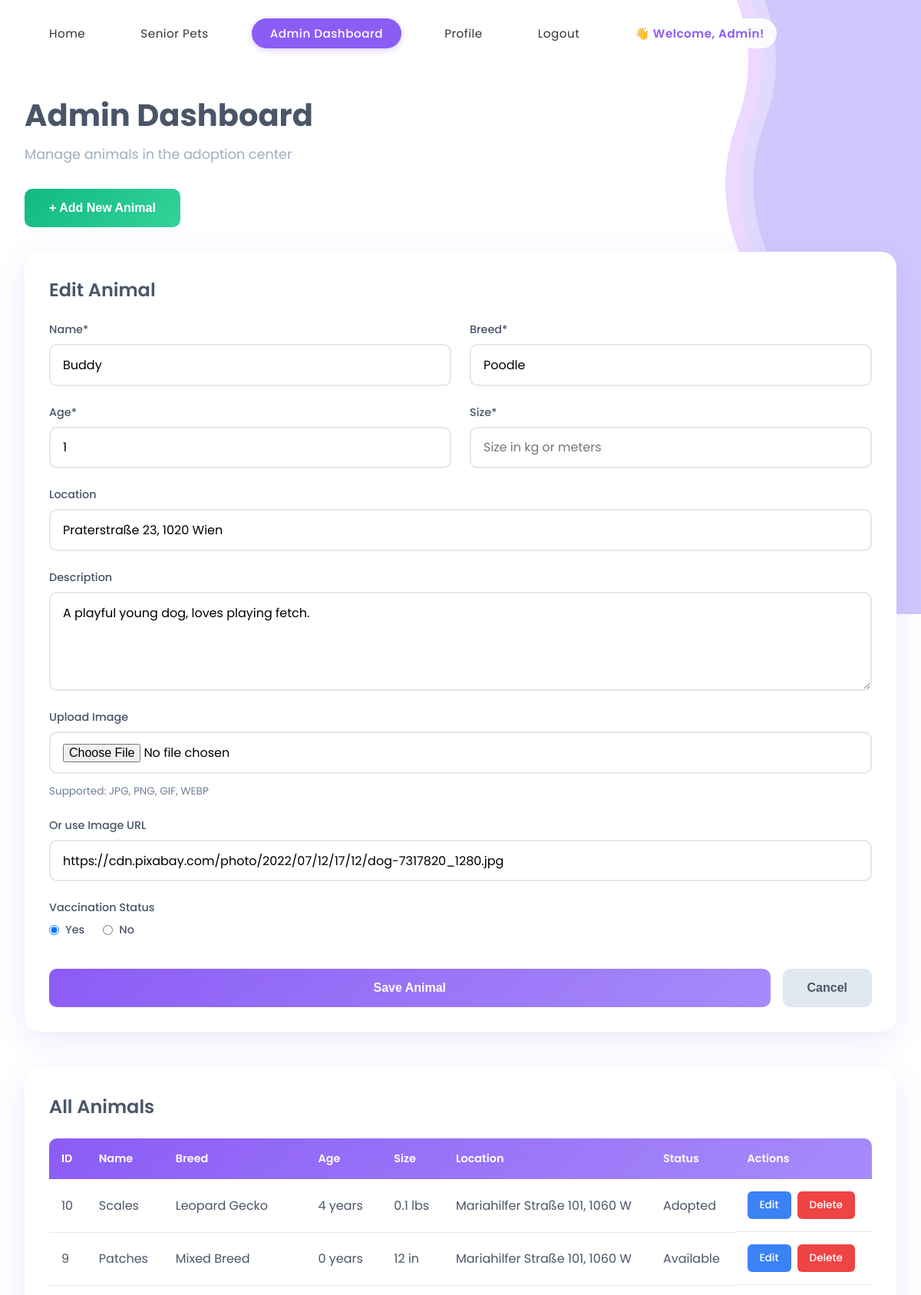
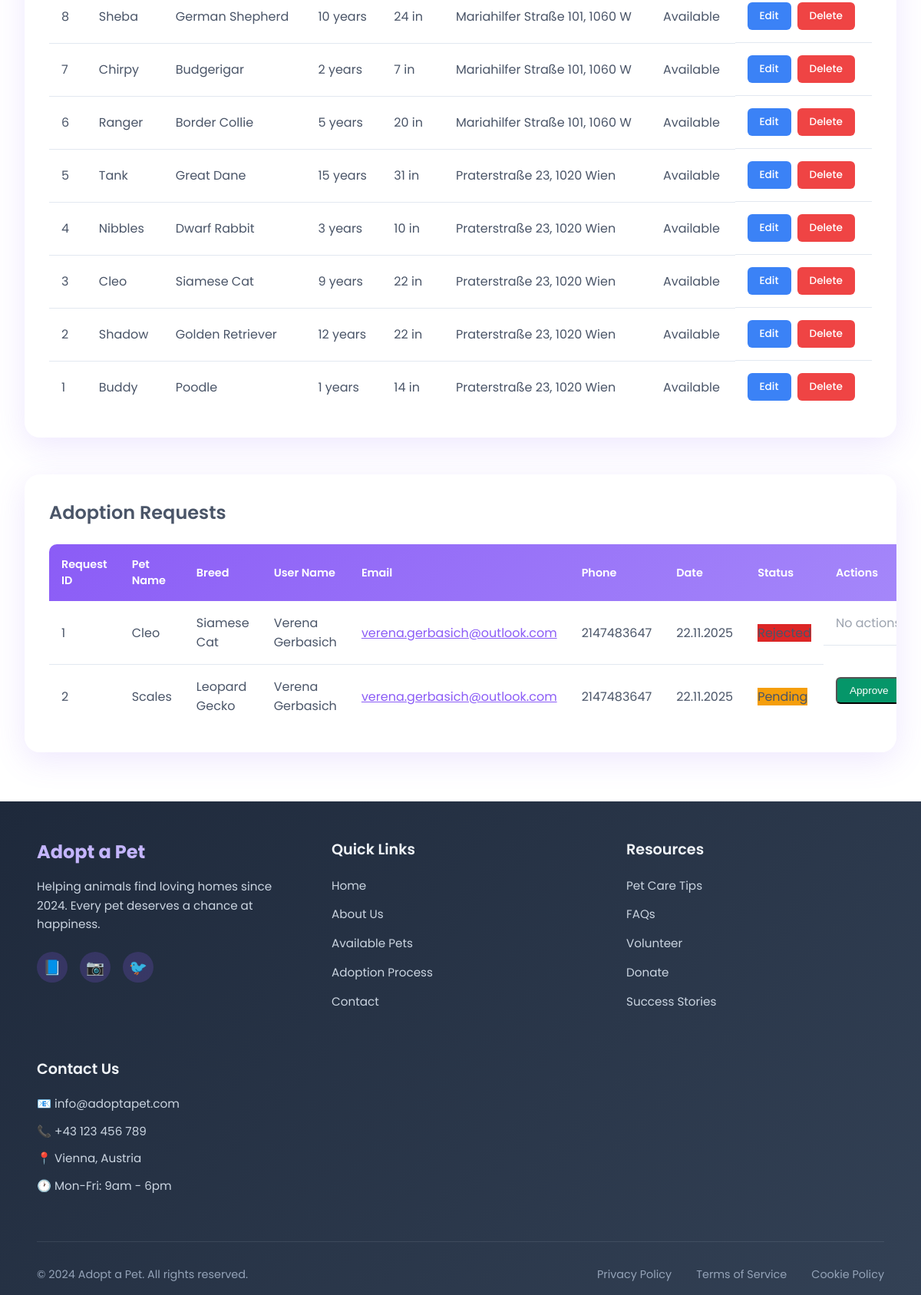
The page /php/dashboard.php?edit=1 (signed in) on the database its author committed (2 pictures, top to bottom).
### tables this page shows
CREATE TABLE IF NOT EXISTS `animals` (
  `ID` int NOT NULL AUTO_INCREMENT,
  `name` varchar(25) DEFAULT NULL,
  `photo` varchar(500) DEFAULT NULL,
  `location` varchar(30) DEFAULT NULL,
  `description` varchar(255) DEFAULT NULL,
  `size` varchar(10) DEFAULT NULL,
  `age` int DEFAULT NULL,
  `vaccinated` enum('Yes','No') DEFAULT NULL,
  `breed` varchar(30) DEFAULT NULL,
  `status` enum('Adopted','Available') NOT NULL,
  PRIMARY KEY (`ID`)
);

CREATE TABLE IF NOT EXISTS `pet_adoption` (
  `ID` int NOT NULL AUTO_INCREMENT,
  `user_id` int NOT NULL,
  `pet_id` int NOT NULL,
  `adoption_date` date NOT NULL,
  `adoption_status` varchar(50) DEFAULT 'Pending',
  PRIMARY KEY (`ID`)
);

CREATE TABLE IF NOT EXISTS `users` (
  `ID` int NOT NULL AUTO_INCREMENT,
  `first_name` varchar(25) DEFAULT NULL,
  `last_name` varchar(30) DEFAULT NULL,
  `email` varchar(50) DEFAULT NULL,
  `phone_number` int DEFAULT NULL,
  `address` varchar(50) DEFAULT NULL,
  `picture` blob,
  `password` varchar(255) DEFAULT NULL,
  `role` varchar(20) DEFAULT 'user',
  PRIMARY KEY (`ID`)
);

### php/dashboard.php (the view, shortened to what the rows shown need)
<?php
require_once '../config/db-connection.php';
$sql = "SELECT * FROM animals ORDER BY id DESC";
$result = mysqli_query($conn, $sql);
$edit_animal = null;
if (isset($_GET['edit'])) {
    $edit_id = (int)$_GET['edit'];
    $edit_sql = "SELECT * FROM animals WHERE ID = $edit_id";
    $edit_result = mysqli_query($conn, $edit_sql);
    if (mysqli_num_rows($edit_result) > 0) {
        $edit_animal = mysqli_fetch_assoc($edit_result);
    }
}
?>
<!DOCTYPE html>
<html lang="en">
<head>
    <link rel="stylesheet" href="../css/base.css">
    <link rel="stylesheet" href="../css/forms.css">
    <link rel="stylesheet" href="../css/dashboard.css">
    <link rel="stylesheet" href="../css/responsive.css">
</head>
<body>
    <section class="dashboard-section">
        <div class="dashboard-container">
            <h1 class="dashboard-title">Admin Dashboard</h1>
            <div id="animalForm" class="animal-form" style="display: <?php echo $edit_animal ? 'block' : 'none'; ?>;">
                <h2 class="form-heading"><?php echo $edit_animal ? 'Edit Animal' : 'Add New Animal'; ?></h2>
                <form method="POST" action="dashboard.php" class="dashboard-form" enctype="multipart/form-data">
                    <div class="form-row">
                        <div class="form-group">
                            <label for="name">Name*</label>
                            <input type="text" id="name" name="name" value="<?php echo $edit_animal ? htmlspecialchars($edit_animal['name']) : ''; ?>" required>
                        </div>
                        <div class="form-group">
                            <label for="breed">Breed*</label>
                            <input type="text" id="breed" name="breed" value="<?php echo $edit_animal ? htmlspecialchars($edit_animal['breed']) : ''; ?>" required>
                        </div>
                    </div>
                    <div class="form-row">
                        <div class="form-group">
                            <label for="age">Age*</label>
                            <input type="number" id="age" name="age" min="0" value="<?php echo $edit_animal ? $edit_animal['age'] : ''; ?>" required>
                        </div>
                    </div>
                    <div class="form-group">
                        <label for="location">Location</label>
                        <input type="text" id="location" name="location" value="<?php echo $edit_animal ? htmlspecialchars($edit_animal['location']) : ''; ?>">
                    </div>
                    <div class="form-group">
                        <label for="description">Description</label>
                        <textarea id="description" name="description" rows="4"><?php echo $edit_animal ? htmlspecialchars($edit_animal['description']) : ''; ?></textarea>
                    </div>
                    <div class="form-group">
                        <label for="photo_url">Or use Image URL</label>
                        <input type="text" id="photo_url" name="photo_url" value="<?php echo $edit_animal ? htmlspecialchars($edit_animal['photo']) : ''; ?>" placeholder="https://example.com/pet.jpg">
                    </div>
                    <div class="form-group">
                        <div style="display:flex;gap:1.5rem;align-items:center;">
                            <label style="display:flex;align-items:center;gap:0.5rem;cursor:pointer;">
                                <input type="radio" name="vaccinated" value="Yes"
                                    <?php
                                    if ($edit_animal) {
                                        echo ($edit_animal['vaccinated'] === 'Yes') ? 'checked' : '';
                                    }
                                    ?> required>
                                <span>Yes</span>
                            </label>
                            <label style="display:flex;align-items:center;gap:0.5rem;cursor:pointer;">
                                <input type="radio" name="vaccinated" value="No"
                                    <?php
                                    if ($edit_animal) {
                                        echo ($edit_animal['vaccinated'] === 'No' || empty($edit_animal['vaccinated'])) ? 'checked' : '';
                                    } else {
                                        echo 'checked';
                                    }
                                    ?> required>
                                <span>No</span>
                            </label>
                        </div>
                    </div>
                </form>
            </div>
            <div class="dashboard-table">
                <h2 class="table-heading">All Animals</h2>
                <table class="data-table">
                    <thead>
                        <tr>
                            <th>ID</th>
                            <th>Name</th>
                            <th>Breed</th>
                            <th>Age</th>
                            <th>Size</th>
                            <th>Location</th>
                            <th>Status</th>
                            <th>Actions</th>
                        </tr>
                    </thead>
                    <tbody>
                        <?php if (mysqli_num_rows($result) > 0): ?>
                            <?php while ($animal = mysqli_fetch_assoc($result)): ?>
                                <tr>
                                    <td><?php echo isset($animal['ID']) ? $animal['ID'] : $animal['id']; ?></td>
                                    <td><?php echo htmlspecialchars($animal['name']); ?></td>
                                    <td><?php echo htmlspecialchars($animal['breed']); ?></td>
                                    <td><?php echo $animal['age']; ?> years</td>
                                    <td><?php echo htmlspecialchars($animal['size']); ?></td>
                                    <td><?php echo htmlspecialchars($animal['location']); ?></td>
                                    <td>
                                        <span class="badge <?php echo $animal['status'] === 'Available' ? 'badge-available' : 'badge-adopted'; ?>">
                                            <?php echo htmlspecialchars($animal['status']); ?>
                                        </span>
                                    </td>
                                    <td class="action-buttons">
                                        <a href="dashboard.php?edit=<?php echo isset($animal['ID']) ? $animal['ID'] : $animal['id']; ?>" class="edit-btn">Edit</a>
                                        <a href="dashboard.php?delete=<?php echo isset($animal['ID']) ? $animal['ID'] : $animal['id']; ?>"
                                           class="delete-btn"
                                           onclick="return confirm('Are you sure you want to delete <?php echo htmlspecialchars($animal['name']); ?>?')">Delete</a>
                                    </td>
                                </tr>
                            <?php endwhile; ?>
                        <?php endif; ?>
                    </tbody>
                </table>
            </div>
            <?php
            $adoption_sql = "SELECT pa.*, u.first_name, u.last_name, u.email, u.phone_number, a.name as pet_name, a.breed
                            FROM pet_adoption pa
                            LEFT JOIN users u ON pa.user_id = u.ID
                            LEFT JOIN animals a ON pa.pet_id = a.ID
                            ORDER BY pa.adoption_date DESC";
            $adoptions_result = mysqli_query($conn, $adoption_sql);
            ?>
            <?php if ($adoptions_result && mysqli_num_rows($adoptions_result) > 0): ?>
            <div class="dashboard-table" style="margin-top: 3rem;">
                <h2 class="table-heading">Adoption Requests</h2>
                <table class="data-table">
                    <thead>
                        <tr>
                            <th>Request ID</th>
                            <th>Pet Name</th>
                            <th>Breed</th>
                            <th>User Name</th>
                            <th>Email</th>
                            <th>Phone</th>
                            <th>Date</th>
                            <th>Status</th>
                            <th>Actions</th>
                        </tr>
                    </thead>
                    <tbody>
                        <?php while ($adoption = mysqli_fetch_assoc($adoptions_result)): ?>
                            <tr>
                                <td><?php echo $adoption['ID']; ?></td>
                                <td><?php echo htmlspecialchars($adoption['pet_name']); ?></td>
                                <td><?php echo htmlspecialchars($adoption['breed']); ?></td>
                                <td><?php echo htmlspecialchars($adoption['first_name'] . ' ' . $adoption['last_name']); ?></td>
                                <td><a href="mailto:<?php echo htmlspecialchars($adoption['email']); ?>" style="color:#8b5cf6;"><?php echo htmlspecialchars($adoption['email']); ?></a></td>
                                <td><?php echo htmlspecialchars($adoption['phone_number'] ?: 'N/A'); ?></td>
                                <td><?php echo date('d.m.Y', strtotime($adoption['adoption_date'])); ?></td>
                                <td>
                                    <?php
                                    $status_colors = [
                                        'Pending' => '#f59e0b',
                                        'Approved' => '#059669',
                                        'Rejected' => '#dc2626'
                                    ];
                                    $color = $status_colors[$adoption['adoption_status']] ?? '#8b5cf6';
                                    ?>
                                    <span class="badge" style="background:<?php echo $color; ?>;">
                                        <?php echo htmlspecialchars($adoption['adoption_status']); ?>
                                    </span>
                                </td>
                                <td class="action-buttons">
                                    <?php if ($adoption['adoption_status'] === 'Pending'): ?>
                                        <form method="POST" style="display:inline-block;margin-right:0.5rem;">
                                            <button type="submit" name="update_adoption_status" class="edit-btn" style="background:#059669;">Approve</button>
                                        </form>
                                    <?php else: ?>
                                        <span style="color:#9ca3af;">No actions</span>
                                    <?php endif; ?>
                                </td>
                            </tr>
                        <?php endwhile; ?>
                    </tbody>
                </table>
            </div>
            <?php endif; ?>
        </div>
    </section>
</body>
</html>

### rows shown on the page
animals: name "Buddy", breed "Poodle", age "1", location "Praterstraße 23, 1020 Wien", description "A playful young dog, loves playing fetch.", photo_url "https://cdn.pixabay.com/photo/2022/07/12/17/12/dog-7317820_1280.jpg", vaccinated "☑ Yes", vaccinated "☐ No", ID "1", size "14 in", status "Available"
animals: ID "10", name "Scales", breed "Leopard Gecko", age "4", size "0.1 lbs", location "Mariahilfer Straße 101, 1060 W", status "Adopted"
animals: ID "9", name "Patches", breed "Mixed Breed", age "0", size "12 in", location "Mariahilfer Straße 101, 1060 W", status "Available"
animals: ID "8", name "Sheba", breed "German Shepherd", age "10", size "24 in", location "Mariahilfer Straße 101, 1060 W", status "Available"
animals: ID "7", name "Chirpy", breed "Budgerigar", age "2", size "7 in", location "Mariahilfer Straße 101, 1060 W", status "Available"
animals: ID "6", name "Ranger", breed "Border Collie", age "5", size "20 in", location "Mariahilfer Straße 101, 1060 W", status "Available"
animals: ID "5", name "Tank", breed "Great Dane", age "15", size "31 in", location "Praterstraße 23, 1020 Wien", status "Available"
animals: ID "4", name "Nibbles", breed "Dwarf Rabbit", age "3", size "10 in", location "Praterstraße 23, 1020 Wien", status "Available"
animals: ID "3", name "Cleo", breed "Siamese Cat", age "9", size "22 in", location "Praterstraße 23, 1020 Wien", status "Available"
animals: ID "2", name "Shadow", breed "Golden Retriever", age "12", size "22 in", location "Praterstraße 23, 1020 Wien", status "Available"
pet_adoption: ID "1", animals.name "Cleo", animals.breed "Siamese Cat", user.last_name "Verena Gerbasich", user.email "verena.gerbasich@outlook.com", user.phone_number "2147483647", adoption_date "22.11.2025", adoption_status "Rejected", shows "No…"
pet_adoption: ID "2", animals.name "Scales", animals.breed "Leopard Gecko", user.last_name "Verena Gerbasich", user.email "verena.gerbasich@outlook.com", user.phone_number "2147483647", adoption_date "22.11.2025", adoption_status "Pending"

### other values the page prints
$_SESSION['user']['first_name'] "Admin"
